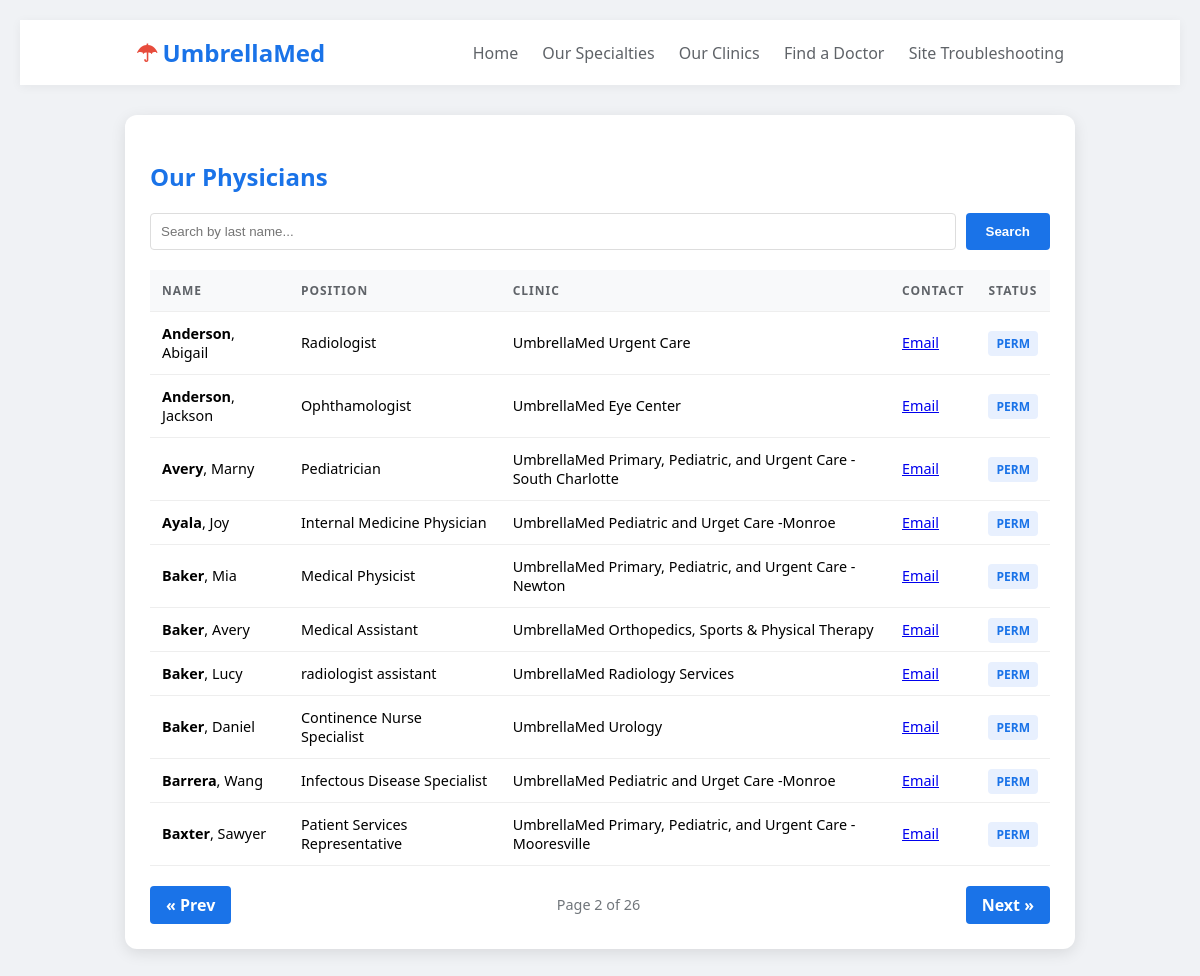
Screenshot of /physicians.php?page=2 with the database file from the repository.
### tables this page shows
CREATE TABLE `physicians` (
  `physician_id` varchar(10) NOT NULL,
  `clinic_number` int NOT NULL,
  `first_name` varchar(15) NOT NULL,
  `last_name` varchar(15) NOT NULL,
  `job_position` varchar(100) NOT NULL,
  `email` varchar(50) NOT NULL,
  `city` varchar(25) NOT NULL,
  `state` varchar(2) NOT NULL,
  `emp_status` varchar(5) NOT NULL,
  PRIMARY KEY (`city`,`physician_id`),
  KEY `clinic_id_idx` (`clinic_number`),
  CONSTRAINT `clinic_id` FOREIGN KEY (`clinic_number`) REFERENCES `clinics` (`clinic_id`)
);

CREATE TABLE `clinics` (
  `clinic_id` int NOT NULL AUTO_INCREMENT,
  `clinic_name` varchar(100) NOT NULL,
  `clinic_address` varchar(255) NOT NULL,
  `clinic_suite` varchar(45) NOT NULL,
  `clinic_city` varchar(45) NOT NULL,
  `clinic_state` varchar(2) NOT NULL,
  `clinic_zip` varchar(45) NOT NULL,
  `clinic_phone` varchar(45) NOT NULL,
  `clinic_fax` varchar(45) NOT NULL,
  PRIMARY KEY (`clinic_id`)
);

### www/physicians.php (the view, shortened to what this page needs)
<!DOCTYPE html>
<html lang="en">
<head>
</head>
<body>
<nav>
    <div class="logo"><span>☂</span> UmbrellaMed</div>
    <div class="links">
        <a href="Umbrellamed.php">Home</a>
        <a href="specialties.php">Our Specialties</a>
        <a href="clinics.php">Our Clinics</a>
        <a href="physicians.php">Find a Doctor</a>
        <a href="index.php">Site Troubleshooting</a>
    </div>
</nav>
<div class="container">
    <h2>Our Physicians</h2>
    <form method="GET" class="search-form">
        <input type="text" name="search" class="search-input" placeholder="Search by last name..." value="<?php echo isset($_GET['search']) ? htmlspecialchars($_GET['search']) : ''; ?>">
        <button type="submit" class="search-btn">Search</button>
    </form>
    <?php
    $servername = "localhost";
    $username = "UmbrellaUser";
    $password = "Net260Rocks!";
    $dbname = "umbrellamed";
    $conn = mysqli_connect($servername, $username, $password, $dbname);
    $search = isset($_GET['search']) ? mysqli_real_escape_string($conn, $_GET['search']) : '';
    $limit = 10;
    $page = isset($_GET['page']) ? (int)$_GET['page'] : 1;
    $offset = ($page - 1) * $limit;
    $where_clause = $search !== "" ? "WHERE p.last_name LIKE '%$search%'" : "";
    $total_sql = "SELECT COUNT(*) FROM physicians p $where_clause";
    $total_result = mysqli_query($conn, $total_sql);
    $total_rows = mysqli_fetch_array($total_result)[0];
    $total_pages = ceil($total_rows / $limit);
    $sql = "SELECT p.first_name, p.last_name, p.job_position, p.email, p.emp_status, c.clinic_name
            FROM physicians p
            JOIN clinics c ON p.clinic_number = c.clinic_id
            $where_clause
            ORDER BY p.last_name ASC
            LIMIT $limit OFFSET $offset";
    $results = mysqli_query($conn, $sql);
    $search_param = ($search !== "") ? "&search=" . urlencode($search) : "";
    if (mysqli_num_rows($results) > 0) {
        echo "<table>
                <tr>
                    <th>Name</th>
                    <th>Position</th>
                    <th>Clinic</th>
                    <th>Contact</th>
                    <th>Status</th>
                </tr>";
        while($row = mysqli_fetch_assoc($results)) {
            echo "<tr>";
            echo "<td><strong>" . htmlspecialchars($row["last_name"]) . "</strong>, " . htmlspecialchars($row["first_name"]) . "</td>";
            echo "<td>" . htmlspecialchars($row["job_position"]) . "</td>";
            echo "<td>" . htmlspecialchars($row["clinic_name"]) . "</td>";
            echo "<td><a href='mailto:" . htmlspecialchars($row["email"]) . "'>Email</a></td>";
            echo "<td><span class='status-tag'>" . htmlspecialchars($row["emp_status"]) . "</span></td>";
            echo "</tr>";
        }
        echo "</table>";
        echo "<div class='pagination'>";
        echo ($page > 1) ? "<a href='?page=" . ($page - 1) . "$search_param' class='btn'>&laquo; Prev</a>" : "<a class='btn disabled'>&laquo; Prev</a>";
        echo "<span class='page-info'>Page $page of " . ($total_pages ?: 1) . "</span>";
        echo ($page < $total_pages) ? "<a href='?page=" . ($page + 1) . "$search_param' class='btn'>Next &raquo;</a>" : "<a class='btn disabled'>Next &raquo;</a>";
        echo "</div>";
    } else {
        echo "<p>No physicians found matching your criteria.</p>";
    }
    ?>
</div>
</body>
</html>

### www/physicians.php (style rules this page uses)
body { font-family: 'Segoe UI', Tahoma, Geneva, Verdana, sans-serif; margin: 20px; background-color: #f0f2f5; }
nav { background: white; padding: 1rem 10%; display: flex; justify-content: space-between; align-items: center; box-shadow: 0 2px 10px rgba(0,0,0,0.05); }
.logo { font-size: 1.5rem; font-weight: bold; color: #1a73e8; display: flex; align-items: center; }
.logo span { color: #e74c3c; margin-right: 5px; }
nav a { text-decoration: none; color: #5f6368; margin-left: 20px; font-weight: 500; }
.container { max-width: 900px; margin: 30px auto; background: white; padding: 25px; border-radius: 12px; box-shadow: 0 4px 15px rgba(0,0,0,0.1); }
h2 { color: #1a73e8; margin-bottom: 20px; }
.search-form { margin-bottom: 20px; display: flex; gap: 10px; }
.search-input { flex-grow: 1; padding: 10px; border: 1px solid #ddd; border-radius: 4px; outline: none; }
.search-btn { padding: 10px 20px; background: #1a73e8; color: white; border: none; border-radius: 4px; cursor: pointer; font-weight: bold; }
table { width: 100%; border-collapse: collapse; margin-top: 10px; }
th, td { text-align: left; padding: 12px; border-bottom: 1px solid #eee; font-size: 0.9rem; }
th { background-color: #f8f9fa; color: #5f6368; text-transform: uppercase; font-size: 0.75rem; letter-spacing: 1px; }
.status-tag { padding: 4px 8px; border-radius: 4px; font-size: 0.75rem; font-weight: bold; background: #e8f0fe; color: #1a73e8; }
.pagination { margin-top: 20px; display: flex; justify-content: space-between; align-items: center; }
.btn { padding: 8px 16px; background: #1a73e8; color: white; text-decoration: none; border-radius: 4px; font-weight: bold; }
.page-info { color: #70757a; font-size: 0.9rem; }

### rows the page displays
physicians: last_name "Anderson", first_name "Abigail", job_position "Radiologist", clinic_number.clinic_name "UmbrellaMed Urgent Care", emp_status "PERM"
physicians: last_name "Anderson", first_name "Jackson", job_position "Ophthamologist", clinic_number.clinic_name "UmbrellaMed Eye Center", emp_status "PERM"
physicians: last_name "Avery", first_name "Marny", job_position "Pediatrician", clinic_number.clinic_name "UmbrellaMed Primary, Pediatric, and Urgent Care -South Charlotte", emp_status "PERM"
physicians: last_name "Ayala", first_name "Joy", job_position "Internal Medicine Physician", clinic_number.clinic_name "UmbrellaMed Pediatric and Urget Care -Monroe", emp_status "PERM"
physicians: last_name "Baker", first_name "Mia", job_position "Medical Physicist", clinic_number.clinic_name "UmbrellaMed Primary, Pediatric, and Urgent Care -Newton", emp_status "PERM"
physicians: last_name "Baker", first_name "Avery", job_position "Medical Assistant", clinic_number.clinic_name "UmbrellaMed Orthopedics, Sports & Physical Therapy", emp_status "PERM"
physicians: last_name "Baker", first_name "Lucy", job_position "radiologist assistant", clinic_number.clinic_name "UmbrellaMed Radiology Services", emp_status "PERM"
physicians: last_name "Baker", first_name "Daniel", job_position "Continence Nurse Specialist", clinic_number.clinic_name "UmbrellaMed Urology", emp_status "PERM"
physicians: last_name "Barrera", first_name "Wang", job_position "Infectous Disease Specialist", clinic_number.clinic_name "UmbrellaMed Pediatric and Urget Care -Monroe", emp_status "PERM"
physicians: last_name "Baxter", first_name "Sawyer", job_position "Patient Services Representative", clinic_number.clinic_name "UmbrellaMed Primary, Pediatric, and Urgent Care -Mooresville", emp_status "PERM"

### other values shown
$page "2"
$total_pages ?: 1 "26"
